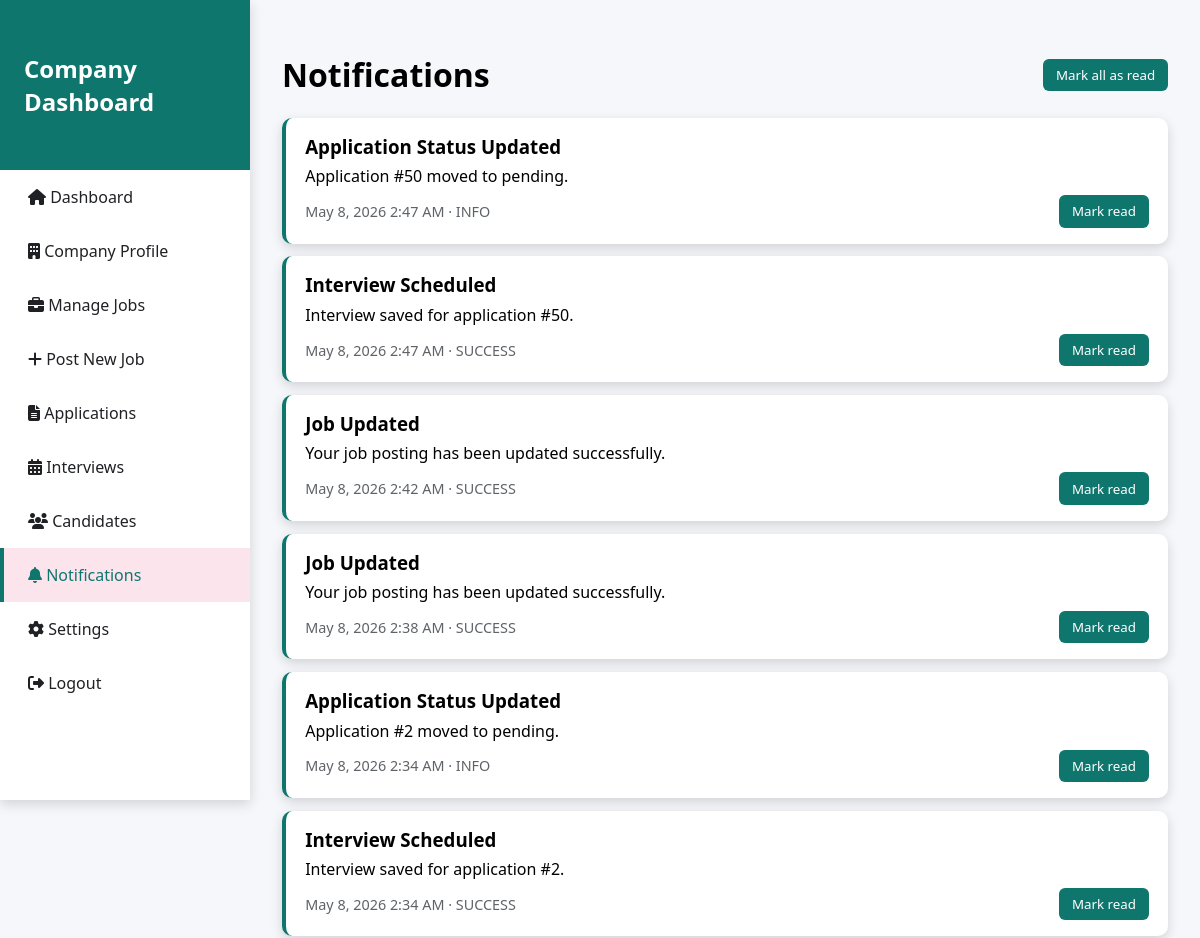
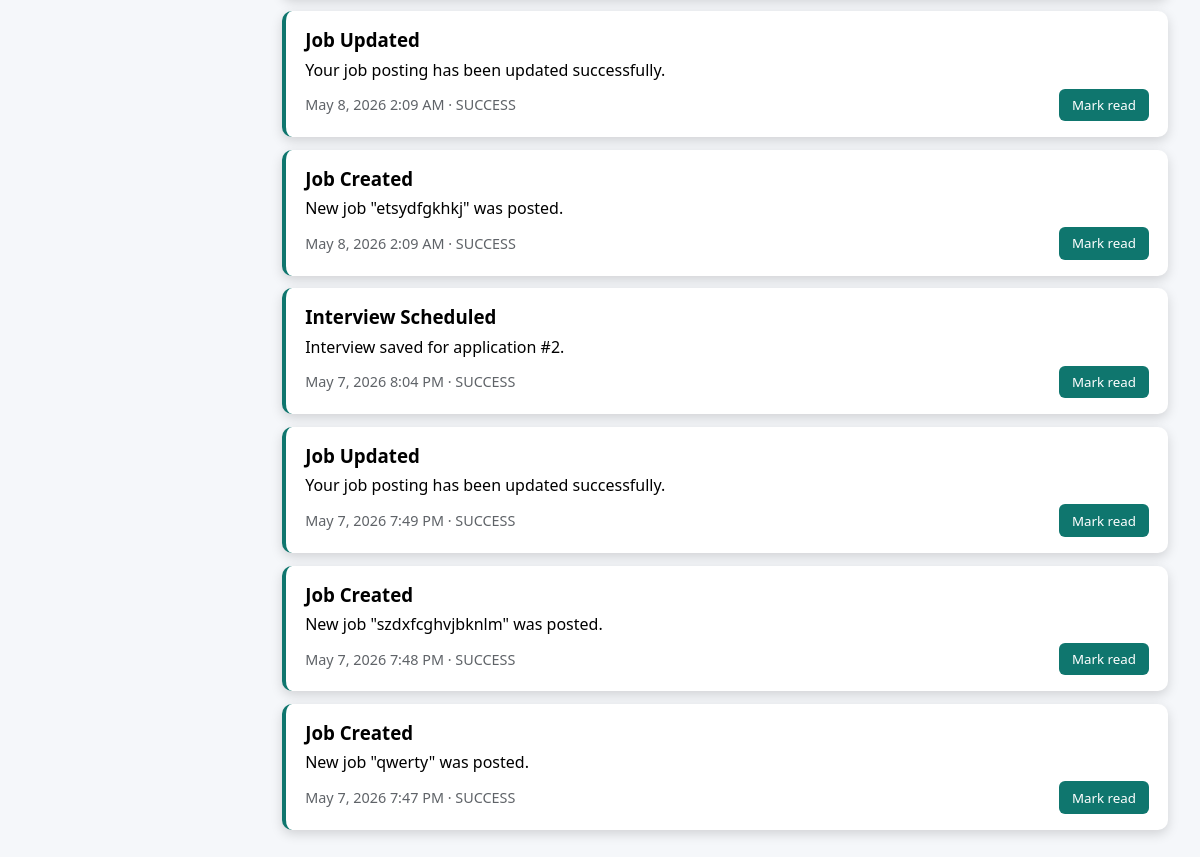
Page /company-notifications.php (signed in) on the committed database (2 pictures, top to bottom).
### tables this page shows
CREATE TABLE `company_notifications` (
  `id` int(11) NOT NULL AUTO_INCREMENT,
  `company_user_id` int(11) NOT NULL,
  `title` varchar(180) NOT NULL,
  `message` text NOT NULL,
  `type` enum('info','success','warning','error') DEFAULT 'info',
  `is_read` tinyint(1) DEFAULT 0,
  `created_at` timestamp NOT NULL DEFAULT current_timestamp(),
  PRIMARY KEY (`id`),
  KEY `idx_company_unread` (`company_user_id`,`is_read`,`created_at`),
  CONSTRAINT `company_notifications_ibfk_1` FOREIGN KEY (`company_user_id`) REFERENCES `users` (`id`) ON DELETE CASCADE
);

### config.php (called while the page is built, shortened)
<?php
function e(?string $value): string {
    return htmlspecialchars((string)$value, ENT_QUOTES, 'UTF-8');
}
?>

### company-notifications.php (the view, shortened to what this page needs)
<?php
require_once 'config.php';
require_once 'db_connect.php';
$company_id = (int)$_SESSION['user_id'];
$notifications = [];
if (isDatabaseAvailable()) {
    $conn->query(
        "CREATE TABLE IF NOT EXISTS company_notifications (
            id INT AUTO_INCREMENT PRIMARY KEY,
            company_user_id INT NOT NULL,
            title VARCHAR(180) NOT NULL,
            message TEXT NOT NULL,
            type ENUM('info','success','warning','error') DEFAULT 'info',
            is_read TINYINT(1) DEFAULT 0,
            created_at TIMESTAMP DEFAULT CURRENT_TIMESTAMP,
            INDEX idx_company_unread (company_user_id, is_read, created_at),
            FOREIGN KEY (company_user_id) REFERENCES users(id) ON DELETE CASCADE
        ) ENGINE=InnoDB DEFAULT CHARSET=utf8mb4 COLLATE=utf8mb4_unicode_ci"
    );
    $stmt = $conn->prepare("SELECT * FROM company_notifications WHERE company_user_id = ? ORDER BY created_at DESC LIMIT 100");
    $stmt->bind_param("i", $company_id);
    $stmt->execute();
    $notifications = $stmt->get_result()->fetch_all(MYSQLI_ASSOC);
}
?>
<!DOCTYPE html>
<html lang="en">
<head>
    <link rel="stylesheet" href="https://cdnjs.cloudflare.com/ajax/libs/font-awesome/6.4.0/css/all.min.css">
</head>
<body>
<div class="dashboard-container">
    <div class="sidebar">
        <div class="sidebar-header"><h2>Company Dashboard</h2></div>
        <div class="sidebar-menu">
            <a href="company-dashboard.php"><i class="fas fa-home"></i>&nbsp;Dashboard</a>
            <a href="company-profile.php"><i class="fas fa-building"></i>&nbsp;Company Profile</a>
            <a href="company-jobs.php"><i class="fas fa-briefcase"></i>&nbsp;Manage Jobs</a>
            <a href="company-post-job.php"><i class="fas fa-plus"></i>&nbsp;Post New Job</a>
            <a href="company-applications.php"><i class="fas fa-file-alt"></i>&nbsp;Applications</a>
            <a href="company-interviews.php"><i class="fas fa-calendar-alt"></i>&nbsp;Interviews</a>
            <a href="company-candidates.php"><i class="fas fa-users"></i>&nbsp;Candidates</a>
            <a href="company-notifications.php" class="active"><i class="fas fa-bell"></i>&nbsp;Notifications</a>
            <a href="company-settings.php"><i class="fas fa-cog"></i>&nbsp;Settings</a>
            <a href="logout.php"><i class="fas fa-sign-out-alt"></i>&nbsp;Logout</a>
        </div>
    </div>
    <div class="main-content">
        <div style="display:flex;justify-content:space-between;align-items:center;gap:1rem;">
            <h1>Notifications</h1>
            <form method="POST">
                <button class="btn" name="mark_all_read" type="submit">Mark all as read</button>
            </form>
        </div>
        <?php if (empty($notifications)): ?>
            <div class="card"><p>No notifications yet.</p></div>
        <?php else: ?>
            <?php foreach ($notifications as $n): ?>
                <div class="card <?php echo (int)$n['is_read'] === 0 ? 'unread' : ''; ?>">
                    <h3 style="margin:0 0 0.4rem;"><?php echo e($n['title']); ?></h3>
                    <p style="margin:0 0 0.5rem;"><?php echo e($n['message']); ?></p>
                    <div style="display:flex;justify-content:space-between;align-items:center;gap:1rem;flex-wrap:wrap;">
                        <span class="meta"><?php echo date('M j, Y g:i A', strtotime($n['created_at'])); ?> · <?php echo strtoupper(e($n['type'])); ?></span>
                        <?php if ((int)$n['is_read'] === 0): ?>
                            <form method="POST">
                                <button type="submit" name="mark_read" class="btn">Mark read</button>
                            </form>
                        <?php endif; ?>
                    </div>
                </div>
            <?php endforeach; ?>
        <?php endif; ?>
    </div>
</div>
</body>
</html>

### company-notifications.php (style rules this page uses)
:root { --primary:#0f766e; --shadow:0 4px 12px rgba(0,0,0,0.15); }
* { box-sizing:border-box; font-family:'Segoe UI',sans-serif; }
body { margin:0; background:#f5f7fa; }
.dashboard-container { display:flex; min-height:100vh; }
.sidebar { width:250px; background:white; box-shadow:var(--shadow); position:fixed; height:100vh; overflow-y:auto; }
.sidebar-header { padding:2rem 1.5rem; background:var(--primary); color:#fff; }
.sidebar-menu a { display:flex; align-items:center; padding:1rem 1.5rem; color:#202124; text-decoration:none; border-left:4px solid transparent; }
.sidebar-menu a:hover,.sidebar-menu a.active { background:#fce4ec; border-left-color:var(--primary); color:var(--primary); }
.main-content { flex:1; margin-left:250px; padding:2rem; }
.card { background:#fff; border-radius:10px; box-shadow:var(--shadow); padding:1rem 1.2rem; margin-bottom:0.8rem; border-left:4px solid #ddd; }
.unread { border-left-color:var(--primary); }
.meta { color:#5f6368; font-size:0.9rem; }
.btn { border:none; border-radius:6px; padding:0.45rem 0.8rem; cursor:pointer; background:var(--primary); color:#fff; }

### rows in the picture
company_notifications: title "Application Status Updated", message "Application #50 moved to pending.", created_at "May 8, 2026 2:47 AM", type "INFO"
company_notifications: title "Interview Scheduled", message "Interview saved for application #50.", created_at "May 8, 2026 2:47 AM", type "SUCCESS"
company_notifications: title "Job Updated", message "Your job posting has been updated successfully.", created_at "May 8, 2026 2:42 AM", type "SUCCESS"
company_notifications: title "Job Updated", message "Your job posting has been updated successfully.", created_at "May 8, 2026 2:38 AM", type "SUCCESS"
company_notifications: title "Application Status Updated", message "Application #2 moved to pending.", created_at "May 8, 2026 2:34 AM", type "INFO"
company_notifications: title "Interview Scheduled", message "Interview saved for application #2.", created_at "May 8, 2026 2:34 AM", type "SUCCESS"
company_notifications: title "Job Updated", message "Your job posting has been updated successfully.", created_at "May 8, 2026 2:09 AM", type "SUCCESS"
company_notifications: title "Job Created", message "New job \"etsydfgkhkj\" was posted.", created_at "May 8, 2026 2:09 AM", type "SUCCESS"
company_notifications: title "Interview Scheduled", message "Interview saved for application #2.", created_at "May 7, 2026 8:04 PM", type "SUCCESS"
company_notifications: title "Job Updated", message "Your job posting has been updated successfully.", created_at "May 7, 2026 7:49 PM", type "SUCCESS"
company_notifications: title "Job Created", message "New job \"szdxfcghvjbknlm\" was posted.", created_at "May 7, 2026 7:48 PM", type "SUCCESS"
company_notifications: title "Job Created", message "New job \"qwerty\" was posted.", created_at "May 7, 2026 7:47 PM", type "SUCCESS"
